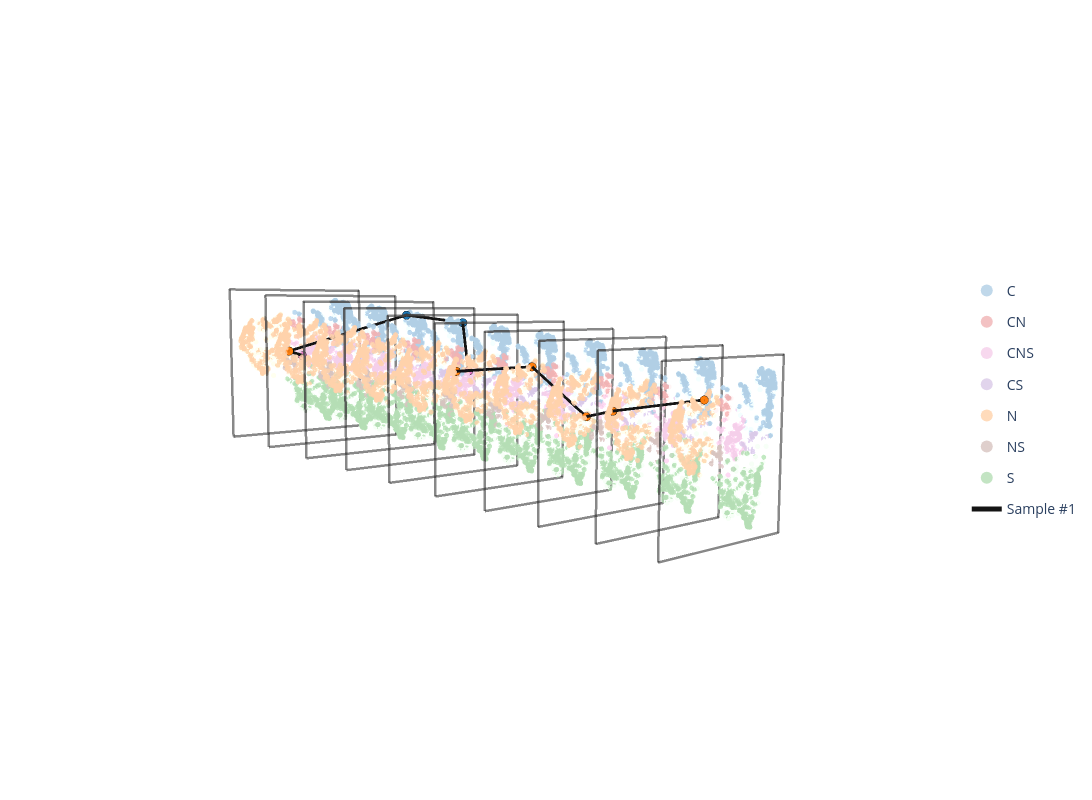

The notebook cell saved with this chart:
### Code cell
import numpy as np
import plotly.graph_objects as go

SAMPLE_IDX = 1         
LAYER_OPACITY  = 0                   
                                                                     
HI_LINE_COLOR  = 'rgb(20,20,20)'       
HI_LINE_WIDTH  = 6                    

BG_FADE          = 0.65               
BG_POINT_OPACITY = 0.8                 
BG_POINT_SIZE    = 3                   

LAYER_EDGE       = 'rgba(60,60,60,0.85)'  
LAYER_EDGE_WIDTH = 5                      

traj_xy    = vecs_lda_2d[SAMPLE_IDX]            
traj_state = np.asarray(state_2d)[SAMPLE_IDX]    

def layer_to_trial(t):
    return 9 - t

points = vecs_lda_2d[:, 9, :]                
labels = np.asarray(state_2d)[:, 9]          

color_map = {
    'C':   '#1f77b4',
    'N':   '#ff7f0e',
    'S':   '#2ca02c',
    'CN':  '#d62728',
    'CS':  '#9467bd',
    'NS':  '#8c564b',
    'CNS': '#e377c2'
}


def fade_to_white(hex_color, w):
    hex_color = hex_color.lstrip('#')
    r, g, b = (int(hex_color[i:i + 2], 16) for i in (0, 2, 4))
    r = round(r + (255 - r) * w)
    g = round(g + (255 - g) * w)
    b = round(b + (255 - b) * w)
    return f'rgb({r},{g},{b})'

bg_color_map = {k: fade_to_white(v, BG_FADE) for k, v in color_map.items()}

INCLUDE_TRAJ_IN_RANGE = True

x = points[:, 0]
y = points[:, 1]

if INCLUDE_TRAJ_IN_RANGE:
    x_all = np.concatenate([x, traj_xy[:, 0]])
    y_all = np.concatenate([y, traj_xy[:, 1]])
else:
    x_all, y_all = x, y

x_min, x_max = x_all.min(), x_all.max()
y_min, y_max = y_all.min(), y_all.max()

x_range = x_max - x_min
y_range = y_max - y_min

x_center = (x_min + x_max) / 2
y_center = (y_min + y_max) / 2

pad_ratio = 0.08

x_min_pad = x_min - x_range * pad_ratio
x_max_pad = x_max + x_range * pad_ratio

y_min_pad = y_min - y_range * pad_ratio
y_max_pad = y_max + y_range * pad_ratio

max_range = max(
    x_max_pad - x_min_pad,
    y_max_pad - y_min_pad
)

scale = 2.4 / max_range


def to_local_xy(x_in, y_in):
    u = (np.asarray(x_in) - x_center) * scale
    v = (np.asarray(y_in) - y_center) * scale
    return u, v


u_pts, v_pts = to_local_xy(x, y)
u_min, v_min = to_local_xy(x_min_pad, y_min_pad)
u_max, v_max = to_local_xy(x_max_pad, y_max_pad)

theta = np.deg2rad(20)

u_vec = np.array([np.cos(theta), np.sin(theta), 0])
v_vec = np.array([0, 0, 1])
normal_vec = np.array([np.sin(theta), -np.cos(theta), 0])
back_vec = -normal_vec

shift_left = 0.24
shift_up = 0.10
shift_back = 0.8

def get_layer_center(t):
    return (
        -t * shift_left * u_vec
        + t * shift_up * v_vec
        + t * shift_back * back_vec
    )

CAM_AZIM = -38  
CAM_ELEV = 0.10    
CAM_DIST = 2.45    

_a = np.deg2rad(CAM_AZIM)
cam_eye = np.cos(_a) * normal_vec + np.sin(_a) * u_vec + CAM_ELEV * v_vec
cam_eye = cam_eye / np.linalg.norm(cam_eye) * CAM_DIST


def layer_depth(t):

    return float(np.dot(get_layer_center(t), cam_eye))

def local_to_3d(u, v, center):
    u = np.asarray(u)
    v = np.asarray(v)

    x3d = center[0] + u * u_vec[0] + v * v_vec[0]
    y3d = center[1] + u * u_vec[1] + v * v_vec[1]
    z3d = center[2] + u * u_vec[2] + v * v_vec[2]

    return x3d, y3d, z3d

fig = go.Figure()

legend_added = set()

draw_order = sorted(range(10), key=layer_depth) 

hi_x, hi_y, hi_z = [], [], []
hi_color, hi_state, hi_trial = [], [], []

for t in draw_order:

    center = get_layer_center(t)
    
    corner_u = np.array([u_min, u_max, u_max, u_min])
    corner_v = np.array([v_min, v_min, v_max, v_max])

    cx, cy, cz = local_to_3d(corner_u, corner_v, center)

    if LAYER_OPACITY > 0:
        fig.add_trace(
            go.Mesh3d(
                x=cx,
                y=cy,
                z=cz,
                i=[0, 0],
                j=[1, 2],
                k=[2, 3],
                color='white',
                opacity=LAYER_OPACITY,
                flatshading=True,
                hoverinfo='skip',
                showlegend=False
            )
        )

    border_x = np.append(cx, cx[0])
    border_y = np.append(cy, cy[0])
    border_z = np.append(cz, cz[0])

    fig.add_trace(
        go.Scatter3d(
            x=border_x,
            y=border_y,
            z=border_z,
            mode='lines',
            line=dict(
                color=LAYER_EDGE,
                width=LAYER_EDGE_WIDTH
            ),
            hoverinfo='skip',
            showlegend=False
        )
    )

    px, py, pz = local_to_3d(u_pts, v_pts, center)

    for label in np.unique(labels):
        mask = labels == label

        show_legend = label not in legend_added

        fig.add_trace(
            go.Scatter3d(
                x=px[mask],
                y=py[mask],
                z=pz[mask],
                mode='markers',
                marker=dict(
                    size=BG_POINT_SIZE,
                    color=bg_color_map.get(label, 'rgb(210,210,210)'),
                    opacity=BG_POINT_OPACITY,
                    line=dict(width=0)
                ),
                name=label,
                legendgroup=label,
                showlegend=show_legend,
                hovertemplate=(
                    f'State: {label}<br>'
                    f'Layer copy: {t+1}'
                    '<extra></extra>'
                )
            )
        )

        legend_added.add(label)
        
    k = layer_to_trial(t)

    hu, hv = to_local_xy(traj_xy[k, 0], traj_xy[k, 1])
    hx, hy, hz = local_to_3d(hu, hv, center)

    s_label = traj_state[k]

    hi_x.append(float(hx))
    hi_y.append(float(hy))
    hi_z.append(float(hz))
    hi_color.append(color_map.get(s_label, '#000000'))
    hi_state.append(str(s_label))
    hi_trial.append(k + 1)

fig.add_trace(
    go.Scatter3d(
        x=hi_x,
        y=hi_y,
        z=hi_z,
        mode='lines',
        line=dict(
            color=HI_LINE_COLOR,
            width=HI_LINE_WIDTH
        ),
        name=f'Sample #{SAMPLE_IDX}',
        legendgroup='highlight',
        showlegend=True,
        hoverinfo='skip'
    )
)

fig.add_trace(
    go.Scatter3d(
        x=hi_x,
        y=hi_y,
        z=hi_z,
        mode='markers',
        marker=dict(
            size=5,
            color=hi_color,
            opacity=1.0,
            line=dict(color='black', width=2)
        ),
        name=f'Sample #{SAMPLE_IDX}',
        legendgroup='highlight',
        showlegend=False,
        customdata=np.stack([hi_trial, hi_state], axis=-1),
        hovertemplate=(
            f'Sample #{SAMPLE_IDX}<br>'
            'Trial: %{customdata[0]}<br>'
            'State: %{customdata[1]}'
            '<extra></extra>'
        )
    )
)

fig.update_layout(
    width=1100,
    height=800,
    margin=dict(l=10, r=130, t=10, b=10),

    legend=dict(
        x=1.02,
        y=0.5,
        xanchor='left',
        yanchor='middle',
        bgcolor='rgba(255,255,255,0)',
        font=dict(size=14),
        itemsizing='constant'
    ),

    scene=dict(
        xaxis=dict(visible=False),
        yaxis=dict(visible=False),
        zaxis=dict(visible=False),
        aspectmode='data',
        camera=dict(
            eye=dict(x=cam_eye[0], y=cam_eye[1], z=cam_eye[2]),
            up=dict(x=0, y=0, z=1),
            projection=dict(type='perspective')
        ),
        bgcolor='rgba(255,255,255,0)'
    ),

    paper_bgcolor='white',
    plot_bgcolor='white'
)

fig.show()
